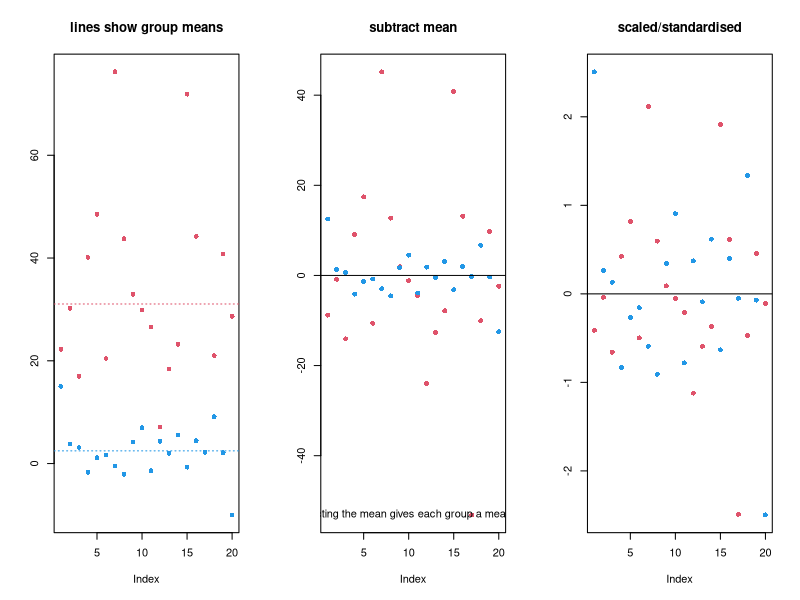

R code for this plot:



par(mfrow = c(1,3))

large_scale_data <- rnorm( n=20, mean = 30, sd = 20)
small_scale_data <- c( 15, rnorm( n=18, mean = 3, sd = 3 ), -10)

plot(large_scale_data, pch=16, col=2, cex = 1, ylab="", main="lines show group means", 
     ylim = c( min(small_scale_data), max(large_scale_data)  ))
points(small_scale_data, pch=16, col=4, cex = 1)
abline( h = mean(large_scale_data), col=2, lty = 3)
abline( h = mean(small_scale_data), col=4, lty = 3)


subtract_mean_large_scale_data <- large_scale_data - mean(large_scale_data)
subtract_mean_small_scale_data <- small_scale_data - mean(small_scale_data)

plot( subtract_mean_large_scale_data, pch=16, col=2, cex = 1, ylab="", main="subtract mean")
points(subtract_mean_small_scale_data, pch=16, col=4, cex = 1)
abline( h = mean(subtract_mean_large_scale_data))
text( x = 10, y = min( subtract_mean_large_scale_data), 
      labels = "subtracting the mean gives each group a mean of 0")


scaled_large_data <- ( large_scale_data - mean(large_scale_data) ) / sd(large_scale_data) 
scaled_small_data <- ( small_scale_data - mean(small_scale_data) ) / sd(small_scale_data)

scaled_large_data - scale(large_scale_data)   # this is what the R function scale() with default 
                                              # parameters does


plot( scaled_small_data, pch=16, col=4, cex=1, ylab="", main="scaled/standardised")
points( scaled_large_data, pch = 16, col=2, cex=1)
abline( h = 0)
